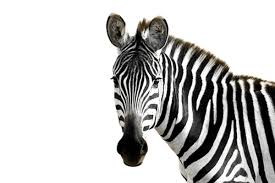
#> input picture notebooks/IA/imagenes/frida.jpg, 275 x 183 px
$ jupyter execute Untitled.ipynb   (shell and % lines are left out)
#> lines starting #> are read from the running program, lines starting #| are printed output that depends on the picture
[cell 1]
import numpy as np

import matplotlib.pyplot as plt
from PIL import Image

[cell 2]
plt.style.use('classic')
imagen = Image.open("./imagenes/frida.jpg")
#> imagen is the input picture: PIL image 275x183 RGB; mean R, G, B 197, 196.6, 195.7
plt.imshow(imagen)
plt.show()  # Muestra la imagen

[cell 3]
imagen_gr = imagen.convert('LA')

imagen_mat = np.array(list(imagen_gr.getdata(band=0)), float)

imagen_mat.shape = (imagen_gr.size[1], imagen_gr.size[0])

U, D, V = np.linalg.svd(imagen_mat)
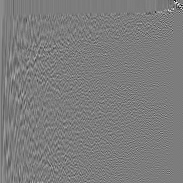
#> U: shape (183, 183) float64; min -0.701, max 0.729, mean 0.000344; drawn with min black and max white
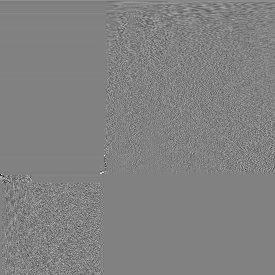
#> V: shape (275, 275) float64; min -0.764, max 0.737, mean 0.000294; drawn with min black and max white
#> D = 183 values, max 45770.8 at index 0, min 4.45e-12 at index 176, mean 790.4

print(imagen_mat.shape)
#| (183, 275)
print(U.shape)
#| (183, 183)
print(D.shape)
#| (183,)
print(V.shape)
#| (275, 275)

[cell 4]
imagen_recons = np.matrix(U[:, :1] * np.diag(D[:1]) * np.matrix(V)[:1,:])
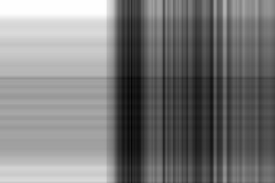
#> imagen_recons: shape (183, 275) float64; min 93.56, max 308.3, mean 197.3; drawn with min black and max white
plt.imshow(imagen_recons, cmap='gray')
plt.show()
